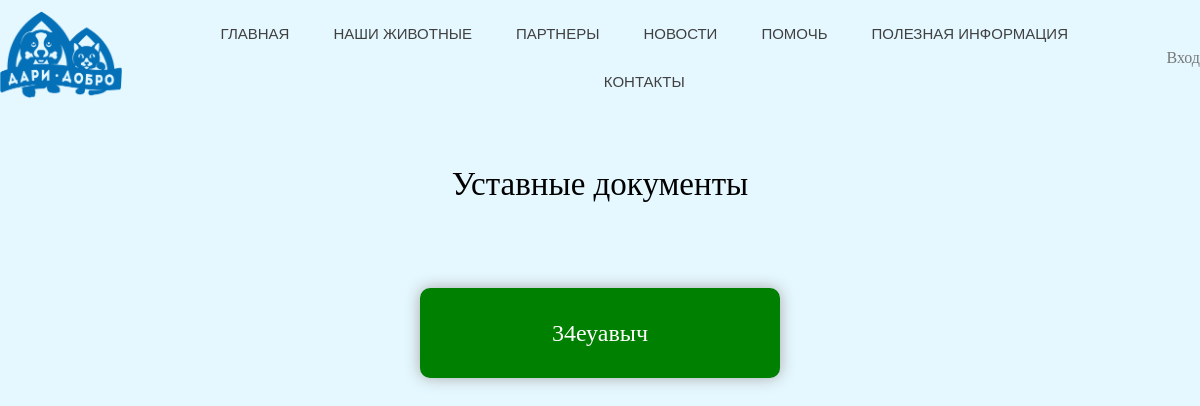
Before: /documents with the older database file.
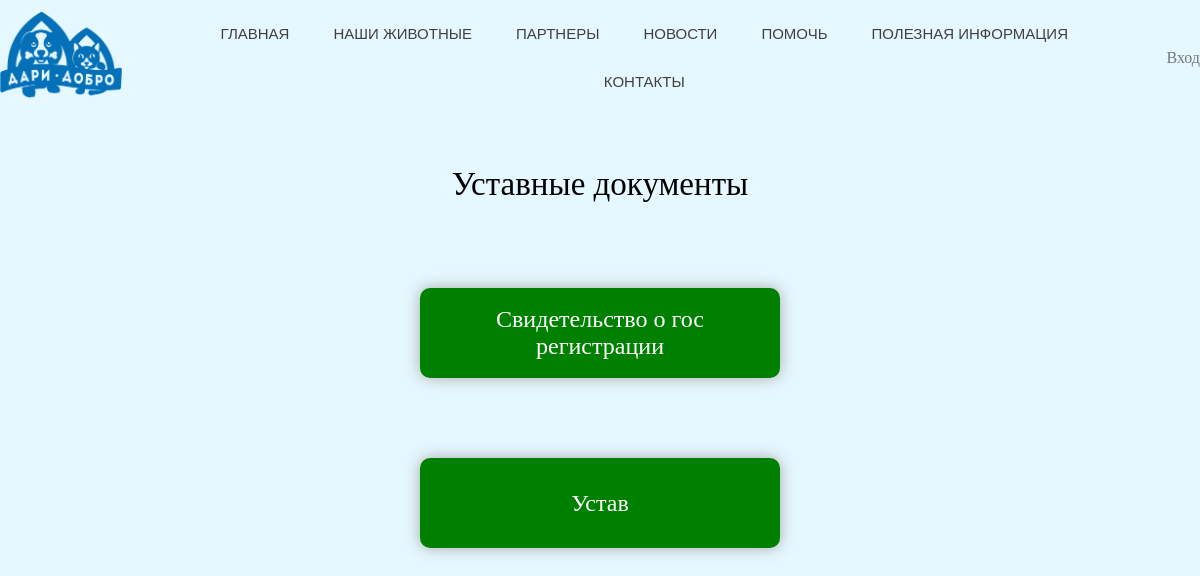
After: the same page with the newer database file.
### app/models.py (models this page shows)
class Documents(__basemodel):
    __tablename__ = 'documents'
    id = sa.Column(sa.Integer, primary_key=True)
    title = sa.Column(sa.String())
    file = sa.Column(sa.String())

### app/routes.py (the view)
@application.route('/documents')
def documents():
    documents_list = Documents.query.all()
    action = request.args.get('action')
    if action == "show":
        document = Documents.get(request.args.get('id'))
        return redirect(document.file)
    elif current_user.is_authenticated:
        if action == "remove":
            db.session.delete(Documents.query.get(request.args.get('id')))
            db.session.commit()
            return redirect(url_for("documents"))
    return render_template("documents.html", user=current_user, documents=documents_list)

### app/templates/documents.html (shortened to what this page needs)
<!DOCTYPE html>
<html lang="ru">
{% extends "base_template.html" %}
    {% block head %}
    <link rel="stylesheet" type="text/css" href="/static/css/documents.css">
    {% endblock %}
{% block after %}
<span class="title">Уставные документы</span>
<div class="documents-list">
    {% if documents %}
    {% for document in documents %}
    <div class="item-block">
        <a class="document" href="{{document.file}}" target="_blank">
            <div class="content">
                <p class="document-title">{{document.title}}</p>
            </div>
        </a>
    </div>
    {% endfor %}
    {% else %}
    <div class="is-empty">
        <img src="static/images/empty-box-icon.svg"
             style="filter: invert(57%) sepia(6%) saturate(16%) hue-rotate(43deg) brightness(87%) contrast(89%);">
        <p>Пока здесь пусто</p>
    </div>
    {% endif %}
    {% endblock %}

Changed rows visible on the page:
removed Documents: title "34еуавыч"
added Documents: title "Устав"
added Documents: title "Свидетельство о гос регистрации"
